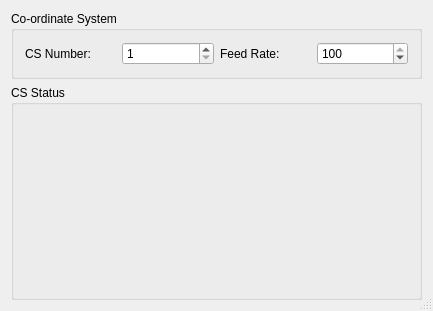
<?xml version="1.0" encoding="UTF-8"?>
<ui version="4.0">
 <class>formPpmacCSStatus</class>
 <widget class="QDialog" name="formCSStatus">
  <property name="geometry">
   <rect>
    <x>0</x>
    <y>0</y>
    <width>433</width>
    <height>311</height>
   </rect>
  </property>
  <property name="windowTitle">
   <string>Status bits</string>
  </property>
  <property name="sizeGripEnabled">
   <bool>true</bool>
  </property>
  <layout class="QGridLayout" name="gridLayout_2">
   <item row="0" column="0">
    <widget class="QGroupBox" name="ctrlGroup">
     <property name="title">
      <string>Co-ordinate System</string>
     </property>
     <layout class="QGridLayout" name="gridLayout">
      <item row="0" column="3">
       <widget class="QSpinBox" name="feedSpin">
        <property name="maximum">
         <number>100</number>
        </property>
        <property name="value">
         <number>100</number>
        </property>
       </widget>
      </item>
      <item row="0" column="0">
       <widget class="QLabel" name="textLabel1">
        <property name="text">
         <string>CS Number:</string>
        </property>
        <property name="wordWrap">
         <bool>false</bool>
        </property>
       </widget>
      </item>
      <item row="0" column="2">
       <widget class="QLabel" name="textLabel1_2">
        <property name="text">
         <string>Feed Rate:</string>
        </property>
        <property name="wordWrap">
         <bool>false</bool>
        </property>
       </widget>
      </item>
      <item row="0" column="1">
       <widget class="QSpinBox" name="csSpin">
        <property name="minimum">
         <number>1</number>
        </property>
        <property name="maximum">
         <number>16</number>
        </property>
       </widget>
      </item>
     </layout>
    </widget>
   </item>
   <item row="1" column="0">
    <widget class="QGroupBox" name="ledGroup">
     <property name="sizePolicy">
      <sizepolicy hsizetype="Preferred" vsizetype="Expanding">
       <horstretch>0</horstretch>
       <verstretch>0</verstretch>
      </sizepolicy>
     </property>
     <property name="title">
      <string>CS Status</string>
     </property>
     <layout class="QGridLayout"/>
    </widget>
   </item>
  </layout>
 </widget>
 <layoutdefault spacing="6" margin="11"/>
 <pixmapfunction>qPixmapFromMimeSource</pixmapfunction>
 <resources/>
 <connections/>
</ui>
